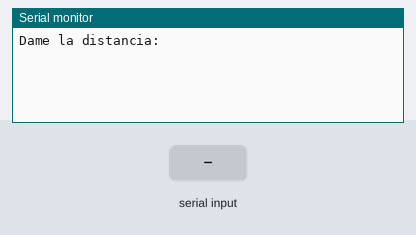
A sketch run on a simulated Arduino Uno, built with avr-gcc and run on an emulated ATmega328P. Parts: the last lines printed to the serial monitor. Inputs (shaded band) come from the test bench.

Above: at 1.3 s.
1.4 s: "90,45\n" received over Serial
At 3.6 s:
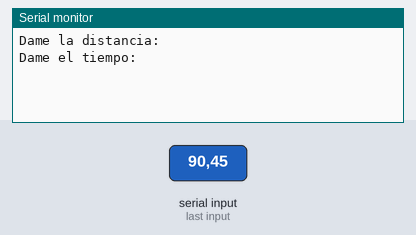
4.3 s: "30,150\n" received over Serial
At 5.76 s:
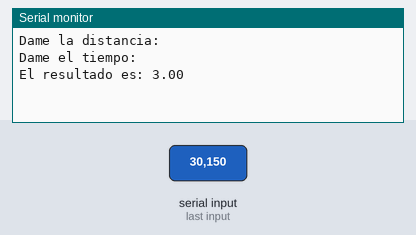

The sketch:

velocidad_masa.ino
```cpp
byte state=0;
String messages []= {"la distancia", "el tiempo"};
float arr[] = {0,0};
void setup() {Serial.begin(9600);}

void loop() {

  if(state==4)
  {

    Serial.println("El resultado es: "+String(arr[0]/arr[1]));
    Serial.println();
    state=0;
  }
  else if(state %2==0)
  {
     Serial.print("Dame "+messages[state/2]+": ");
     state++;
   }
   else if(Serial.available()>0)
   {

      arr[state/2]= Serial.readString().toFloat();
      state++;

      Serial.println();
    }

    delay(200);
}
```

Measured:
- after the input at 1.4 s, the serial monitor: prints a new line after 1.4 s (image 1)
- after the input at 4.3 s, the serial monitor: prints a new line after 1.3 s (image 2)
